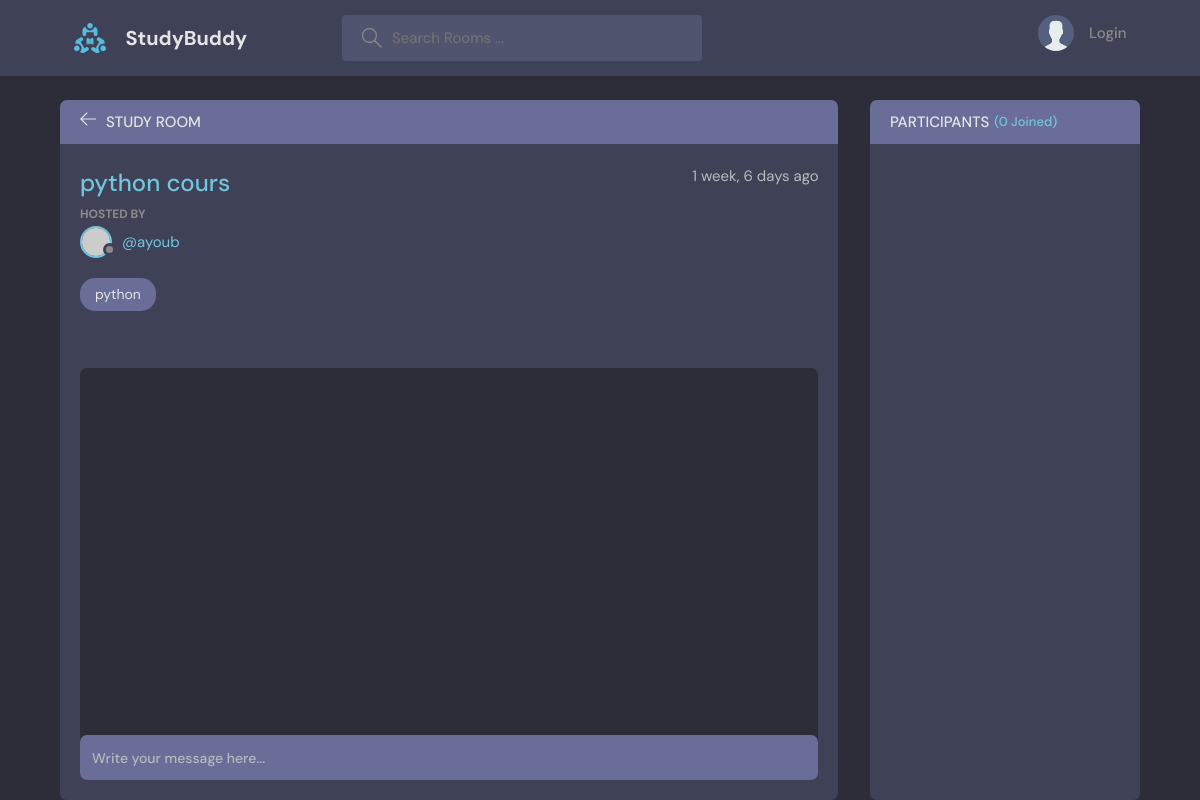
/room/2/, run on an earlier commit of the app's database.
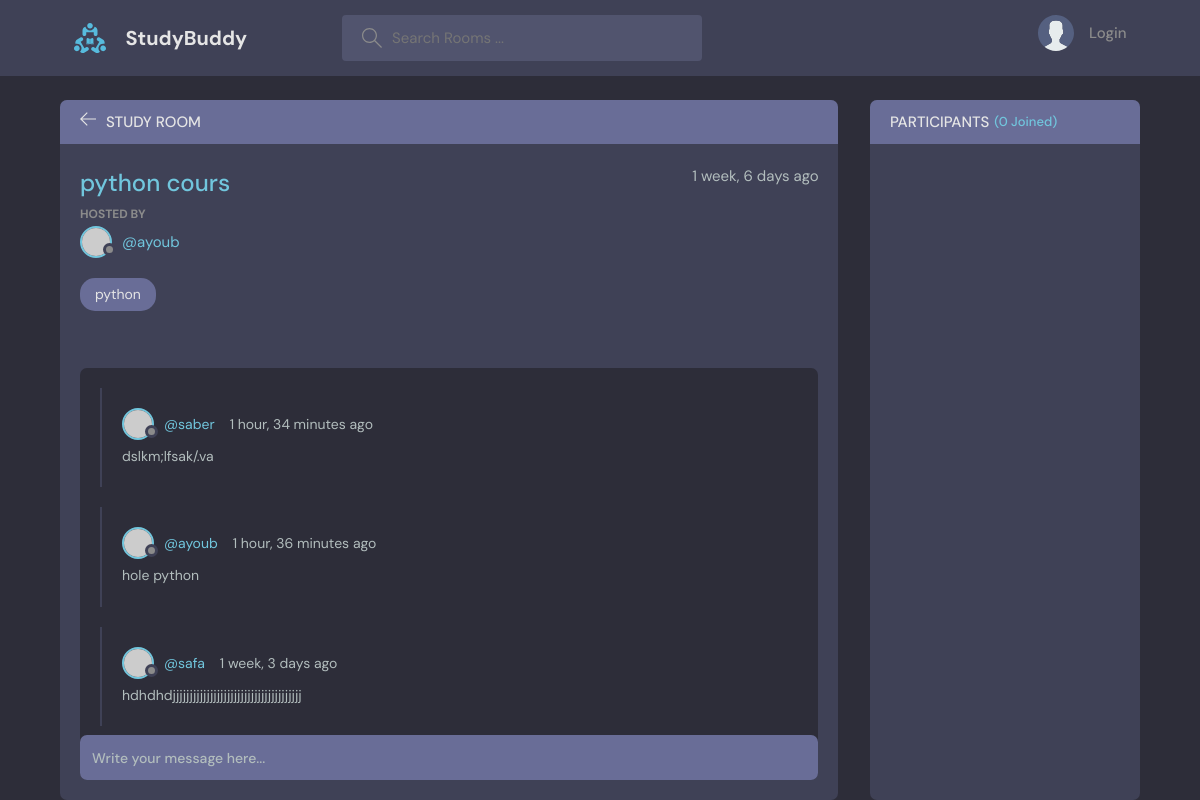
And on a later commit of the database.
### base/models.py (models this page shows, shortened)
class Room(models.Model):
    host = models.ForeignKey(User, on_delete=models.SET_NULL,null=True)
    topic = models.ForeignKey(Topic, on_delete=models.SET_NULL,null=True)
    name= models.CharField(max_length=200)
    description = models.TextField(null=True, blank=True)
    participants = models.ManyToManyField(User,related_name='participants',blank=True)
    updated = models.DateTimeField(auto_now=True)
    created = models.DateTimeField(auto_now_add=True)
    class Meta:
        ordering = ['-updated','-created']

class Topic(models.Model):
    name = models.CharField(max_length=200)
    def __str__(self):
        return self.name

class Message(models.Model):
    user = models.ForeignKey(User, on_delete=models.CASCADE)
    room = models.ForeignKey(Room,on_delete= models.CASCADE)
    body = models.TextField()
    updated = models.DateTimeField(auto_now=True)
    created = models.DateTimeField(auto_now_add=True)
    class Meta:
        ordering = ['-updated','-created']

### base/views.py (the view, shortened to what this page needs)
# urls.py: path('room/<str:pk>/', views.room, name="room"),
def room(request,pk):
    room = Room.objects.get(id=pk)
    room_messages = room.message_set.all()
    participants= room.participants.all()
    context = {'room':room, 'room_messages':room_messages,'participants':participants}
    return render(request, 'base/room.html',context)

### base/templates/base/room.html (shortened to what this page needs)
{% extends 'main.html' %}
{% block content %}
<main class="profile-page layout layout--2">
  <div class="container">
    <div class="room">
      <div class="room__top">
        <div class="room__topLeft">
          <a href="{% url 'home' %}">
            <svg version="1.1" xmlns="http://www.w3.org/2000/svg" width="32" height="32" viewBox="0 0 32 32">
              <title>arrow-left</title>
              <path
                d="M13.723 2.286l-13.723 13.714 13.719 13.714 1.616-1.611-10.96-10.96h27.625v-2.286h-27.625l10.965-10.965-1.616-1.607z"
              ></path>
            </svg>
          </a>
          <h3>Study Room</h3>
        </div>
      </div>
      <div class="room__box scroll">
        <div class="room__header scroll">
          <div class="room__info">
            <h3>{{room.name}}</h3>
            <span>{{room.created|timesince}} ago</span>
          </div>
          <div class="room__hosted">
            <p>Hosted By</p>
            <a href="{% url 'user-profile' room.host.id %}" class="room__author">
              <div class="avatar avatar--small">
                <img src="https://randomuser.me/api/portraits/men/37.jpg" />
              </div>
              <span>@{{room.host.username}}</span>
            </a>
          </div>
          <span class="room__topics">{{room.topic}}</span>
        </div>
        <div class="room__conversation">
          <div class="threads scroll">
            {% for message in room_messages %}
            <div class="thread">
              <div class="thread__top">
                <div class="thread__author">
                  <a href="{% url 'user-profile' message.user.id %}" class="thread__authorInfo">
                    <div class="avatar avatar--small">
                      <img src="https://randomuser.me/api/portraits/men/37.jpg" />
                    </div>
                    <span>@{{message.user}}</span>
                  </a>
                  <span class="thread__date">{{message.created|timesince}} ago</span>
                </div>
              </div>
              <div class="thread__details">
                {{message.body}}
              </div>
            </div>
            {% endfor %}
          </div>
        </div>
      </div>
      <div class="room__message">
        <form action="#"><input name="" placeholder="Write your message here..." /></form>
      </div>
    </div>
    <div class="participants">
      <h3 class="participants__top">Participants <span>({{participants.count}} Joined)</span></h3>
      <div class="participants__list scroll">
      </div>
    </div>
  </div>
</main>
{% endblock%}

### templates/main.html (shortened to what this page needs)
<!DOCTYPE html>
{% load static %}
<html lang="en">
  <head>
    <link rel="stylesheet" href="{% static 'styles/style.css' %}"/>
  </head>
  <body>
    {% include 'navbar.html' %}
    {% block content %}
    {% endblock %}
 </body>
</html>

### templates/navbar.html (shortened to what this page needs)
{% load static %}
    <header class="header header--loggedIn">
        <div class="container">
          <a href="{% url 'home' %}" class="header__logo">
            <img src="{% static 'images/logo.svg' %}" />
            <h1>StudyBuddy</h1>
          </a>
          <form class="header__search" method="GET" action="{% url 'home' %}">
            <label>
              <input type="text" name="q" placeholder="Search Rooms ..." />
            </label>
          </form>
          <nav class="header__menu">
        {% if request.user.is_authenticated %}
        <div class="header__user">
            <a href="#">
              <div class="avatar avatar--medium active">
                <img src="{% static 'images/avatar.svg' %}" />
              </div>
              <p>{{request.user}} <span>@{{request.user}}</span></p>
            </a>
            <button class="dropdown-button">
              <svg version="1.1" xmlns="http://www.w3.org/2000/svg" width="32" height="32" viewBox="0 0 32 32">
                <title>chevron-down</title>
                <path d="M16 21l-13-13h-3l16 16 16-16h-3l-13 13z"></path>
              </svg>
            </button>
          </div>
        {% else %}
            <a href="{% url 'login' %}">
              <img src="{% static 'images/avatar.svg' %}" />
              <p>Login</p>
            </a>
        {% endif %}
          </nav>
        </div>
      </header>

What changed in the data, as far as the page shows it:
added Message: user "saber", created "1 hour, 34 minutes", body "dslkm;lfsak/.va"
added Message: user "ayoub", created "1 hour, 36 minutes", body "hole python"
now on this page (row edited): Message: user "safa", created "1 week, 3 days", body "hdhdhdjjjjjjjjjjjjjjjjjjjjjjjjjjjjjjjjjjjjjj"
